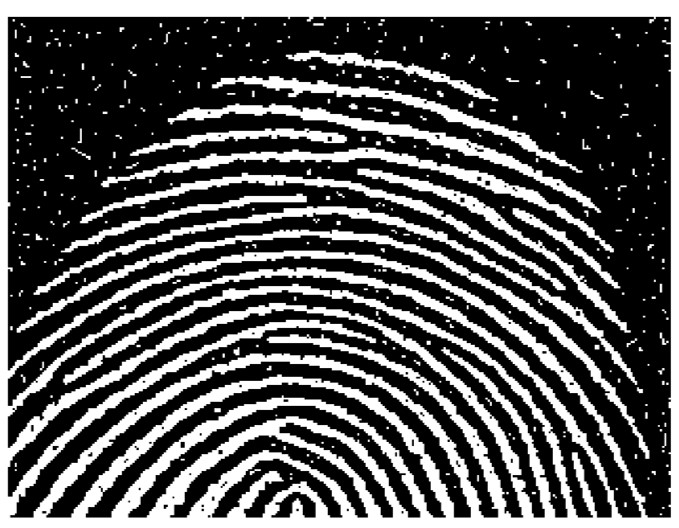
#> input picture 4Y1S/Digital Image Processing/images/finger.jpg, 679 x 528 px
$ python 5_A.py
#> lines starting #> are read from the running program, lines starting #| are printed output that depends on the picture; after the words box and inside, x2 and y2 are one past the last pixel; in counts of white or black regions, pixels touching at a corner belong together


#  5(a) erosion and dilation

import cv2
import matplotlib.pyplot as plt
import numpy as np


def padding_image(img,pading,pad):
    height,width=img.shape #(512,512)
    img2=np.zeros((height+pading,width+pading),dtype=np.uint8) #(514,514) padding=2

    #copy orginal image (img) intensity to padding image(img2)
    for i in range(0,height):
        for j in range(0,width):
            img2[i+pad][j+pad]=img[i][j]
    return img2


def dilation(img2,sr,height,width,pad):
    r,c=img2.shape
    temp=np.zeros((height,width),dtype=np.uint8)

    for i in range (0,r-pad*2):
        for j in range(0,c-pad*2):
            cnt=0
            for k in range(0,3):
                for l in range(0,3):
                    if(sr[k][l]==1 and img2[i+k][j+l]==1):
                        cnt+=1
            if cnt!=0:
                temp[i][j]=1
    return temp


def erosion(img2,sr,height,width,pad):
    r,c=img2.shape
    temp=np.zeros((height,width),dtype=np.uint8)


    for i in range(0,r-pad*2):
        for j in range(0,c-pad*2):
            cnt=0
            for k in range(0,3):
                for l in range(0,3):
                    if (sr[k][l]==1 and img2[i+k][j+l]==1):
                        cnt+=1
            if cnt==5:
                temp[i][j]=1
    return temp


def main():
    img=cv2.imread('images/finger.jpg',0)
#> img is the input picture: shape (528, 679); min 0, max 255, mean 86.5
    img=cv2.resize(img,(512,512))
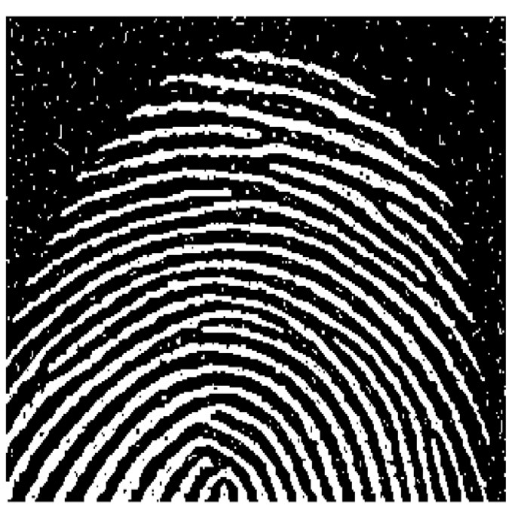
#> img: shape (512, 512); min 0, max 255, mean 86.4

    img=img/256
    img=np.floor(img*2)
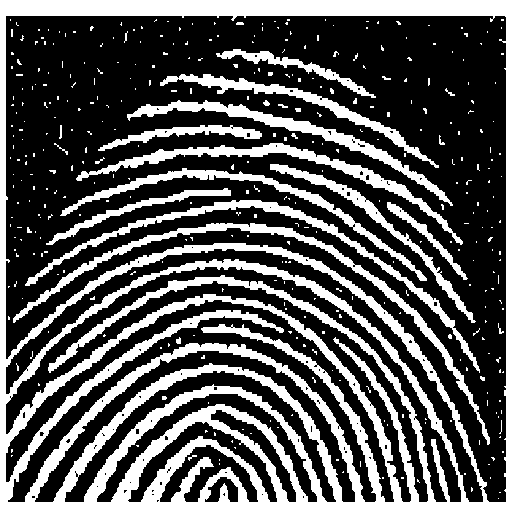
#> img: shape (512, 512) float64; values 0 (black) and 1 (white), 33.7% white; 385 white regions (357 under 20 px), largest, box (x1, y1, x2, y2) and area: (0, 0, 512, 512) 60504, (13, 223, 490, 445) 3924, (25, 200, 480, 373) 3473
    img=np.uint8(img)

    sr=[[0,1,0],
        [1,1,1],
        [0,1,0]]

    height,width=img.shape
#> height = 512; width = 512
    padding=2*(len(sr)//2)

    pad=padding//2


    img2=padding_image(img,padding,pad)
#> after the loop in padding_image, `for i in range(0,height):`:
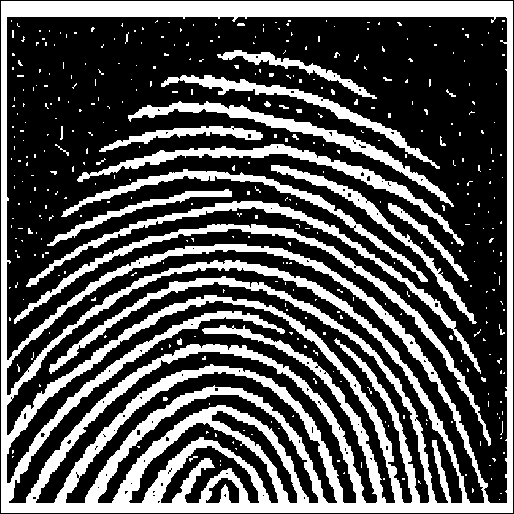
#> img2: shape (514, 514); values 0 (black) and 1 (white), 33.4% white; 385 white regions (357 under 20 px), largest, box (x1, y1, x2, y2) and area: (1, 1, 513, 513) 60504, (14, 224, 491, 446) 3924, (26, 201, 481, 374) 3473
    erosion_ans=erosion(img2,sr,height,width,pad)
#> after the loop in erosion, `for i in range(0,r-pad*2):`:
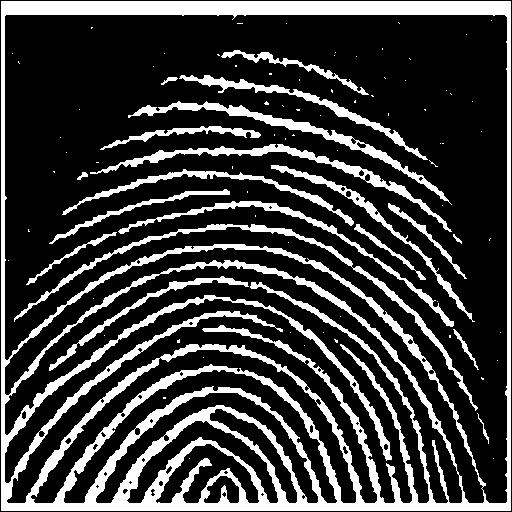
#> temp: shape (512, 512); values 0 (black) and 1 (white), 24.1% white; 91 white regions (71 under 20 px), largest, box (x1, y1, x2, y2) and area: (1, 1, 511, 511) 44319, (14, 224, 478, 411) 2601, (128, 101, 452, 205) 2350
    plt.subplot(2,2,1)
    plt.imshow(erosion_ans,cmap='gray')

    img3=padding_image(erosion_ans,padding,pad)
#> call 2 of padding_image, with pading = 2, pad = 1
#> after the loop in padding_image (call 2), `for i in range(0,height):`:
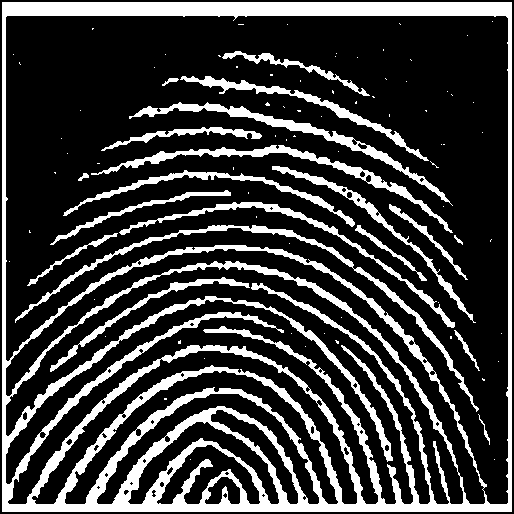
#> img2: shape (514, 514); values 0 (black) and 1 (white), 23.9% white; 91 white regions (71 under 20 px), largest, box (x1, y1, x2, y2) and area: (2, 2, 512, 512) 44319, (15, 225, 479, 412) 2601, (129, 102, 453, 206) 2350
    dilation_ans=dilation(img3,sr,height,width,pad)
#> after the loop in dilation, `for i in range (0,r-pad*2):`:
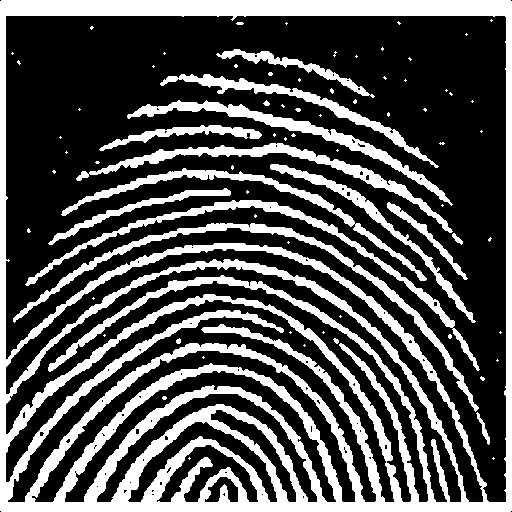
#> temp: shape (512, 512); values 0 (black) and 1 (white), 32.2% white; 78 white regions (60 under 20 px), largest, box (x1, y1, x2, y2) and area: (0, 0, 512, 512) 59373, (13, 223, 479, 412) 3672, (25, 200, 480, 371) 3355
    plt.subplot(2,2,3)
    plt.imshow(dilation_ans,cmap='gray')

    plt.show()


if __name__=="__main__":
    main()
